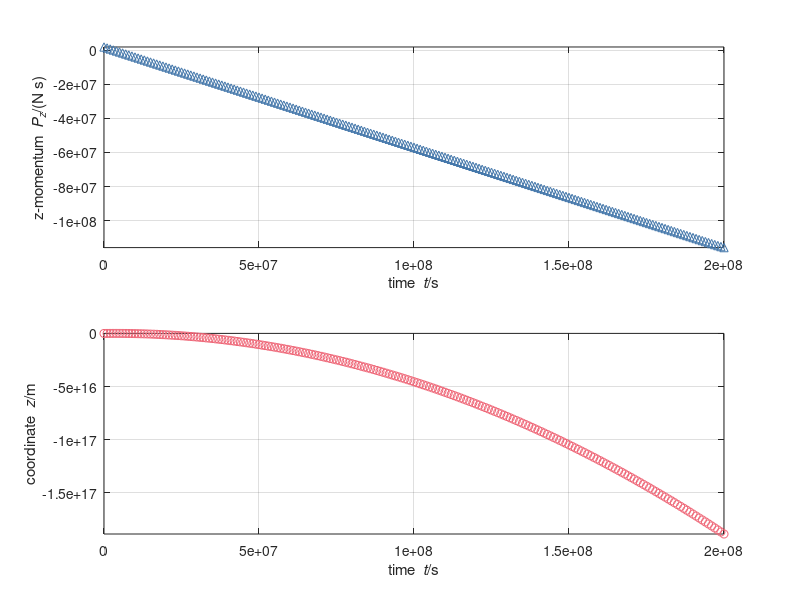

Write the MATLAB code that produced this figure.
%%% Numerical simulation of relativistic motion with gravity
%% Coordinates (t, x, y, z)

%% Constants
m = 0.06;       % kg: tennis ball's mass-energy
g = 9.8;        % N/kg: gravitational acceleration
c = 299792458;  % m/s: speed of light

%% Initial conditions
t = 0;              % s: time
r = [0, 0, 0];      % m: position vector
P = [0, 0, 1.8e6];  % N s: momentum vector

%% Boundary conditions
F = [0, 0, 0];           % N: momentum influx
G = -m * g * [0, 0, 1];  % N: momentum supply

%% Time-iteration parameters
t1 = 2e8; % s: final time
dt = 1e6; % s: time step %@

%% Plotting
dtplot = t1/360;  % time interval between plots
tplot = dtplot;   % time for next plot
figure
subplot(2, 1, 1); plot(t, P(3), '^', 'color', '#4477AA')
xlabel('time {\it t}/s'); ylabel('z-momentum {\it P_z}/(N s)')
axis('tight'); xlim([0, t1]); grid on; hold on
subplot(2, 1, 2); plot(t, r(3), 'o', 'color', '#EE6677')
xlabel('time {\it t}/s'); ylabel('coordinate {\it z}/m')
axis('tight'); xlim([0, t1]); grid on; hold on %@

%% Numerical time integration
while t < t1

  %% constitutive relations
  v = P / sqrt(m^2 + norm(P)^2 / c^2);
  v = P / m;

  %% step forward in time with balance laws
  t = t + dt;
  P = P + (F + G) * dt;
  r = r + v * dt; %@

  %% plot
  if t > tplot
    subplot(2, 1, 1); plot(t, P(3), '^', 'color', '#4477AA')
    subplot(2, 1, 2); plot(t, r(3), 'o', 'color', '#EE6677')
    pause(0)
    tplot = tplot + dtplot;
  end %@
end
